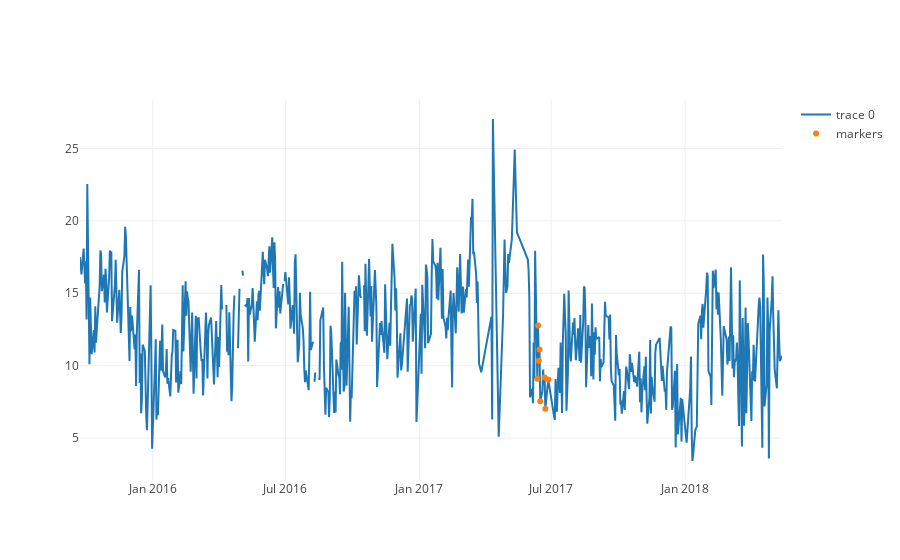

Notebook code for this chart:
### Code cell
trace = go.Scatter(
    x = predictors['SummaryDate'],
    y = predictors[predictorName]
)
trace2 = go.Scatter(
    x = predictors.loc[predictors['SummaryDate'].isin(errors['MeasureUTCDate'].tolist())]['SummaryDate'],
    y = predictors.loc[predictors['SummaryDate'].isin(errors['MeasureUTCDate'].tolist())][predictorName],
    mode = 'markers',
    text = errors['Description'],
    name = 'markers'
)
data = [trace, trace2]
py.iplot(data)

### Figure 1 — Plotly figure (JSON) as saved in the notebook; plotly's stock layout.template omitted (floating-point values rounded to 4 significant figures; data arrays with more than 128 entries replaced by an {"elided": "..."} marker saying what was removed)
{"data": [{"type": "scatter", "uid": "d167dc80-be13-11e8-bcbe-f24755073ba0", "x": {"elided": "632 str values"}, "y": {"elided": "632 float values"}}, {"mode": "markers", "name": "markers", "text": ["STEERING PUMP EPC SOLENOID + OPEN CIRCUIT", "STEERING PUMP EPC SOLENOID + OPEN CIRCUIT", "STEERING PUMP EPC SOLENOID + OPEN CIRCUIT", "STEERING PUMP EPC SOLENOID + OPEN CIRCUIT", "STEERING PUMP EPC SOLENOID + OPEN CIRCUIT", "STEERING PUMP EPC SOLENOID + OPEN CIRCUIT", "STEERING PUMP EPC SOLENOID + OPEN CIRCUIT", "STEERING PUMP EPC SOLENOID + OPEN CIRCUIT", "STEERING PUMP EPC SOLENOID + OPEN CIRCUIT"], "type": "scatter", "uid": "d167dc81-be13-11e8-87aa-f24755073ba0", "x": ["2017-06-12", "2017-06-13", "2017-06-14", "2017-06-15", "2017-06-16", "2017-06-22", "2017-06-23", "2017-06-27"], "y": [9.094, 12.78, 10.34, 11.12, 7.547, 9.188, 7.031, 9.047]}], "layout": {}}
